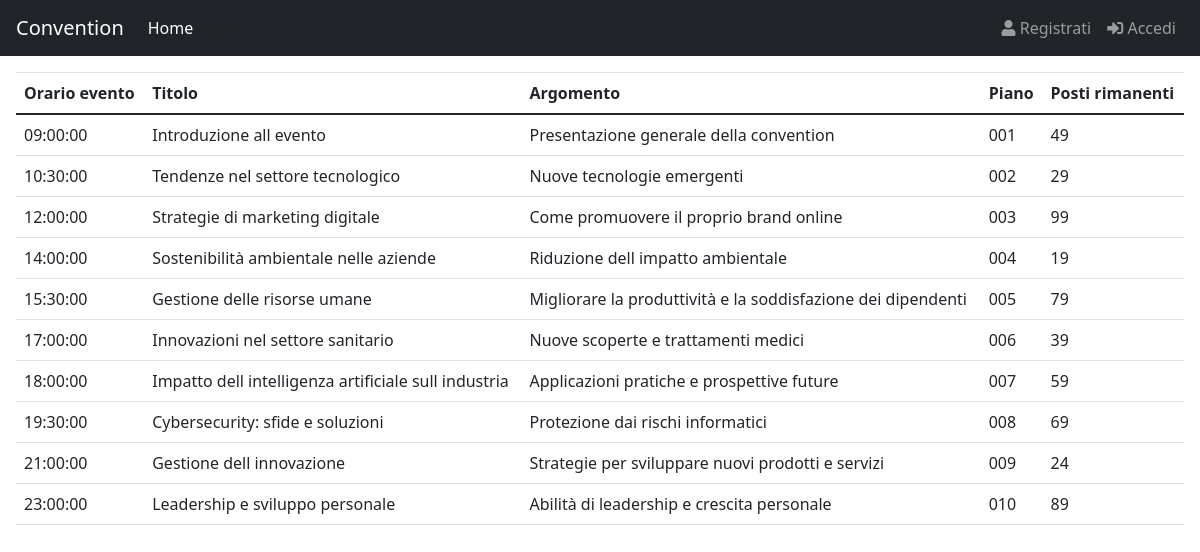
The page /Sito_convention/index.php on the database its author committed.
### tables this page shows
CREATE TABLE IF NOT EXISTS Speech(
    IDSpeech INT(3) NOT NULL AUTO_INCREMENT,
    Titolo VARCHAR(100) NULL,
    Argomento VARCHAR(100) NULL,
    PRIMARY KEY(IDSpeech)
);

CREATE TABLE IF NOT EXISTS Piano(
    Numero CHAR(3) NOT NULL,
    PRIMARY KEY(Numero)
);

### Sito_convention/utilitis.php (called while the page is built, shortened)
<?php
    function isArel(){
        if(isset($_SESSION["RelAnche"])){
            return true;
        }else{
            return false;
        }
    }
    function isPart(){
        if(isset($_SESSION["idPart"])){
            return true;
        }else{
            return false;
        }
    }
    function is_NOTAnonymus() {
        if(isArel() || isPart()){
            return true;
        }
        else{
            return false;
        }
    };
?>

### Sito_convention/Database.php (called while the page is built, shortened)
<?php
    class Database {
        private static $host = "localhost";
        private static $username = "root";
        private static $password = "";
        private static $database = "Convention";
        private static $connection;
        public static function connect() {
            self::$connection = new mysqli(self::$host, self::$username, self::$password, self::$database);
            return true;
        }
        public static function executeQueryNormal($query) {
            $result = self::$connection->query($query);
            return $result;
        }
    }
?>

### Sito_convention/index.php (the view, shortened to what this page needs)
<!DOCTYPE html>
<html lang="en">
<head>
</head>
<body>
    <?php
        include "Database.php";
        include "utilitis.php";
        $where="Home";
        include_once("navbar.php");
    ?>
    <div class="container-fluid p-3">
        <?php
            if(is_NOTAnonymus()){
                Controllo_Utente();
                echo (intval($_COOKIE['Tempo_Sessione']) - time())."<br>";
                if (Database::connect()){
                    if(isPart()){
                        $queryTab= "SELECT FasciaOraria,Titolo,Argomento,IDSpeech,NpostiSala,Numero,PostiRimasti FROM Sceglie,Programma,Speech,Sala,Piano,PostiRimastiPerFasciaOraria WHERE Sceglie.IDProgramma_fk = Programma.IDProgramma AND Speech.IDSpeech = Programma.IDSpeech_fk AND Programma.NomeSala_fk = Sala.NomeSala AND Sala.Numero_fk = Piano.Numero AND Sala.NomeSala = PostiRimastiPerFasciaOraria.NomeSalaView AND Sceglie.IDPart_fk = ?";
                        $parametri=["i",$_SESSION['idPart']];
                        if($risultatoSpeech=Database::executeQuery($queryTab,$parametri,true)){
                            $htmlmio=<<<XYZ
                            <div class="row">
                                <div class="col text-end">
                                    <form action="AggiungiSpeech.php" method="post">
                                        <button class="btn btn-secondary" type="submit">Aggiungi Speech</button>
                                    </form>
                                </div>
                            </div>
                            XYZ;
                            echo $htmlmio;
                            if (!($risultatoSpeech->num_rows) == 0){
                                $htmlmio=<<<XYZ
                                <table class='table'>
                                    <thead>
                                        <tr>
                                            <th>Orario evento</th>
                                            <th>Titolo</th>
                                            <th>Argomento</th>
                                            <th>Piano</th>
                                            <th>Posti Rimasti</th>
                                            <th>Azioni</th>
                                        </tr>
                                    </thead>
                                    <tbody>
                                XYZ;
                                echo $htmlmio;
                                while($Risposta_speech=mysqli_fetch_array($risultatoSpeech)) {
                                    echo "<tr>";
                                        echo "<td>" . $Risposta_speech["FasciaOraria"] . "</td>";
                                        echo "<td>" . $Risposta_speech["Titolo"] . "</td>";
                                        echo "<td>" . $Risposta_speech["Argomento"] . "</td>";
                                        echo "<td>" . $Risposta_speech["Numero"] . "</td>";
                                        echo "<td>" . $Risposta_speech["PostiRimasti"] . "</td>";
                                        echo "<td><form action='Abbandona.php' method='POST'><input type='hidden' name='IdPart' value=".$_SESSION['idPart']." /><input type='hidden' name='QualeSpeech' value=".$Risposta_speech["IDSpeech"]." /><button type='submit' class='btn btn-danger'>Abbandona</button></form></td>";
                                    echo "<tr>";
                                }
                                $htmlmio =<<<XYZ
                                    </tbody>
                                </table>
                                XYZ;
                            }
                            else{
                                echo "Non partecipi a nessun speech";
                            }
                        }
                    }
                    if(isArel()){
                        $queryTab= "SELECT NomeRel,CognomeRel,RSAzienda_fk FROM Relatore WHERE IDRel = ?";
                        $parametri=["i",$_SESSION["RelAnche"]];
                        if($risultatoUser=Database::executeQuery($queryTab,$parametri,true)){
                            if (($risultatoUser->num_rows) == 1){
                                $Risposta_user=$risultatoUser->fetch_assoc();
                                echo "Benvenuto/a ".$Risposta_user["NomeRel"]." ".$Risposta_user["CognomeRel"]." della ".$Risposta_user["RSAzienda_fk"]."<br>";
                            }
                            else{
                                echo "Utente non esistente";
                                header("Location: ./destroyer_session.php");
                                exit;
                            }
                        }
                        $queryTab= "SELECT FasciaOraria,Titolo,Argomento,IDSpeech FROM Relaziona,Programma,Speech WHERE Relaziona.IDProgramma_fk = Programma.IDProgramma AND Speech.IDSpeech = Programma.IDSpeech_fk AND Relaziona.IDRel_fk = ?";
                        $parametri=["i",$_SESSION['RelAnche']];
                        if($risultatoSpeech=Database::executeQuery($queryTab,$parametri,true)){
                            if (!($risultatoSpeech->num_rows) == 0){
                                $htmlmio=<<<XYZ
                                <div>
                                    <table class='table'>
                                        <thead>
                                            <tr>
                                                <th>Orario evento</th>
                                                <th>Titolo</th>
                                                <th>Argomento</th>
                                            </tr>
                                        </thead>
                                        <tbody>
                                XYZ;
                                echo $htmlmio;
                                while($Risposta_speech=mysqli_fetch_array($risultatoSpeech)) {
                                    echo "<tr>";
                                        echo "<td>" . $Risposta_speech["FasciaOraria"] . "</td>";
                                        echo "<td>" . $Risposta_speech["Titolo"] . "</td>";
                                        echo "<td>" . $Risposta_speech["Argomento"] . "</td>";
                                    echo "<tr>";
                                }
                                $htmlmio =<<<XYZ
                                        </tbody>
                                    </table>
                                </div>
                                XYZ;
                            }
                            else{
                                echo "Non fai da relatore a nessun speech";
                            }
                        }
                    }
                }
            }
            else{
                if (Database::connect()){
                    $queryTab= "SELECT DISTINCT FasciaOraria,Titolo,Argomento,IDSpeech,NpostiSala,Numero,PostiRimasti FROM Sceglie,Programma,Speech,Sala,Piano,PostiRimastiPerFasciaOraria WHERE Sceglie.IDProgramma_fk = Programma.IDProgramma AND Speech.IDSpeech = Programma.IDSpeech_fk AND Programma.NomeSala_fk = Sala.NomeSala AND Sala.Numero_fk = Piano.Numero AND Sala.NomeSala = PostiRimastiPerFasciaOraria.NomeSalaView";
                    if($risultatoSpeech=Database::executeQueryNormal($queryTab)){
                        if (!($risultatoSpeech->num_rows) == 0){
                            $htmlmio=<<<XYZ
                            <table class='table'>
                                <thead>
                                    <tr>
                                        <th>Orario evento</th>
                                        <th>Titolo</th>
                                        <th>Argomento</th>
                                        <th>Piano</th>
                                        <th>Posti rimanenti</th>
                                    </tr>
                                </thead>
                                <tbody>
                            XYZ;
                            echo $htmlmio;
                            while($Risposta_speech=mysqli_fetch_array($risultatoSpeech)) {
                                echo "<tr>";
                                    echo "<td>" . $Risposta_speech["FasciaOraria"] . "</td>";
                                    echo "<td>" . $Risposta_speech["Titolo"] . "</td>";
                                    echo "<td>" . $Risposta_speech["Argomento"] . "</td>";
                                    echo "<td>" . $Risposta_speech["Numero"] . "</td>";
                                    echo "<td>" .$Risposta_speech["PostiRimasti"]. "</td>";
                                echo "<tr>";
                            }
                        }
                        else{
                            echo "Non esiste nessuno speech in giornata";
                        }
                    }
                }
            }
        ?>
    </div>
</body>
</html>

### Sito_convention/navbar.php (shortened to what this page needs)
<nav class="navbar navbar-expand-md bg-dark navbar-dark sticky-top">
    <a class="navbar-brand" href="index.php">Convention</a>
    <div id="navb" class="navbar-collapse collapse hide">
        <ul class="navbar-nav">
        <li class="nav-item active">
            <a class="nav-link" href="index.php"><?php echo $where; ?></a>
        </li>
        </ul>
        <?php
            include_once("dependences.php");
            if(is_NOTAnonymus()){
                Controllo_Utente();
                Controllo_Cookie(false);
                if (Database::connect()){
                    $queryTab= "SELECT NomePart,CognomePart FROM Partecipante WHERE IDPart = ?";
                    $parametri=["i",$_SESSION['idPart']];
                    if($risultatoUser=Database::executeQuery($queryTab,$parametri,true)){
                        if (($risultatoUser->num_rows) == 1){
                            $Risposta_user=$risultatoUser->fetch_assoc();
                            $htmlmio = <<<XYZ
                            <ul class="nav navbar-nav ml-auto dropleft">
                                <div class="dropdown">
                                <div class="dropdown-menu" aria-labelledby="dropdownMenuButton">
                                <a class="dropdown-item" href="#">Info Account</a>
                                <a class="dropdown-item" href="destroyer_session.php"><span class="fas fa-sign-in-alt"></span> Logout</a>
                                </div>
                            </div>
                                <a type="button" id="dropdownMenuButton" data-toggle="dropdown" aria-haspopup="true" aria-expanded="false" class="nav-link" href="#"><span class="fas fa-user"> {$Risposta_user['CognomePart']} </span></a>
                                </div>
                            </li>
                            </ul>
                            XYZ;
                            echo $htmlmio;
                        }
                        else{
                            header("Location: ./destroyer_session.php?call=controllo utente 2 header");
                            exit;
                        }
                    }
                }
            }
            else{
                $htmlmio = <<<XYZ
                <ul class="nav navbar-nav ml-auto">
                    <li class="nav-item">
                        <a class="nav-link" href="register.php"><span class="fas fa-user"></span> Registrati</a>
                    </li>
                    <li class="nav-item">
                        <a class="nav-link" href="login.php"><span class="fas fa-sign-in-alt"></span> Accedi</a>
                    </li>
                </ul>
                XYZ;
                echo $htmlmio;
            }
        ?>
    </div>
</nav>

### Sito_convention/dependences.php (shortened to what this page needs)
<link rel="stylesheet" href="https://use.fontawesome.com/releases/v5.5.0/css/all.css">
<link rel="stylesheet" href="https://maxcdn.bootstrapcdn.com/bootstrap/4.1.3/css/bootstrap.min.css">
<link href="https://cdn.jsdelivr.net/npm/bootstrap@5.0.2/dist/css/bootstrap.min.css" rel="stylesheet">

### rows shown on the page
speech: FasciaOraria "09:00:00", Titolo "Introduzione all evento", Argomento "Presentazione generale della convention", piano.Numero "001", PostiRimasti "49"
speech: FasciaOraria "10:30:00", Titolo "Tendenze nel settore tecnologico", Argomento "Nuove tecnologie emergenti", piano.Numero "002", PostiRimasti "29"
speech: FasciaOraria "12:00:00", Titolo "Strategie di marketing digitale", Argomento "Come promuovere il proprio brand online", piano.Numero "003", PostiRimasti "99"
speech: FasciaOraria "14:00:00", Titolo "Sostenibilità ambientale nelle aziende", Argomento "Riduzione dell impatto ambientale", piano.Numero "004", PostiRimasti "19"
speech: FasciaOraria "15:30:00", Titolo "Gestione delle risorse umane", Argomento "Migliorare la produttività e la soddisfazione dei dipendenti", piano.Numero "005", PostiRimasti "79"
speech: FasciaOraria "17:00:00", Titolo "Innovazioni nel settore sanitario", Argomento "Nuove scoperte e trattamenti medici", piano.Numero "006", PostiRimasti "39"
speech: FasciaOraria "18:00:00", Titolo "Impatto dell intelligenza artificiale sull industria", Argomento "Applicazioni pratiche e prospettive future", piano.Numero "007", PostiRimasti "59"
speech: FasciaOraria "19:30:00", Titolo "Cybersecurity: sfide e soluzioni", Argomento "Protezione dai rischi informatici", piano.Numero "008", PostiRimasti "69"
speech: FasciaOraria "21:00:00", Titolo "Gestione dell innovazione", Argomento "Strategie per sviluppare nuovi prodotti e servizi", piano.Numero "009", PostiRimasti "24"
speech: FasciaOraria "23:00:00", Titolo "Leadership e sviluppo personale", Argomento "Abilità di leadership e crescita personale", piano.Numero "010", PostiRimasti "89"

### other values the page prints
$where "Home"
